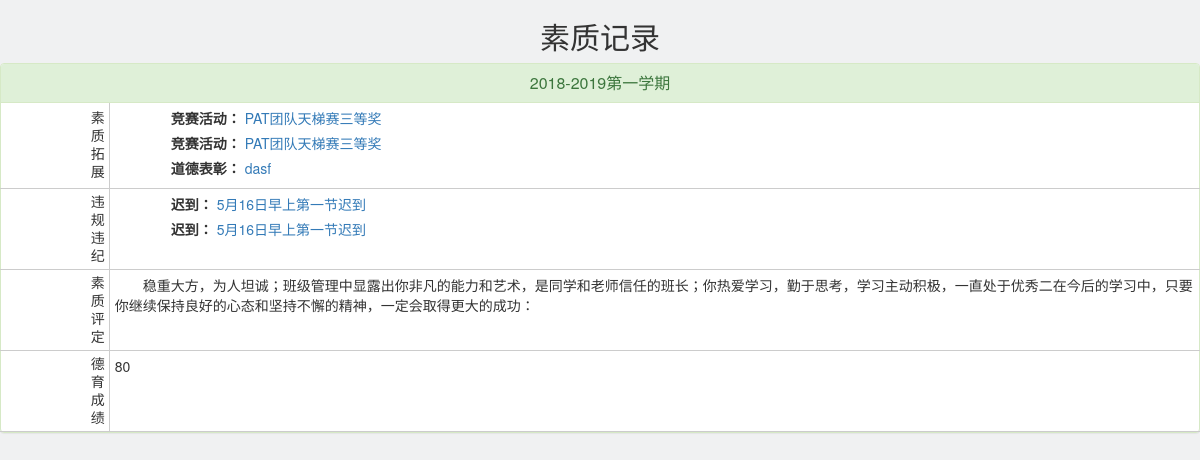
Page /quality/ on the committed database.
### quality/models.py (models this page shows, shortened)
class Term(models.Model):
    name = models.CharField(u'学期', max_length=50)
    class Meta:
        verbose_name = '学期'
        verbose_name_plural = '学期'

class PraiseRecord(models.Model):
    standard_choice = (
        ('1', '国家级'),
        ('2', '省级'),
        ('3', '校级'),
        ('4', '学院级')
    )
    term = models.ForeignKey(Term, on_delete=models.SET_NULL, verbose_name=u'当前学期', null=True)
    student = models.ForeignKey(Student, on_delete=models.CASCADE, verbose_name='学生')
    praise_type = models.ForeignKey(Praise, on_delete=models.SET_NULL, verbose_name=u'类型', null=True)
    standard = models.CharField(u'级别', max_length=2, blank=True, default='', choices=standard_choice)
    text = models.CharField(u'说明', max_length=100, default='')
    description = models.CharField(u'补充说明', max_length=1000, blank=True)
    image = models.ImageField(u'图片', upload_to='praise', blank=True)
    praise_time = models.DateField(u'时间', blank=True, auto_now=True)
    class Meta:
        verbose_name = '素质拓展记录'
        verbose_name_plural = '素质拓展记录'

class Praise(models.Model):
    name = models.CharField(u'素质拓展类型', max_length=100)
    def __str__(self):
        return self.name
    class Meta:
        verbose_name = '素质拓展类型'
        verbose_name_plural = '素质拓展类型'

class PublishmentRecord(models.Model):
    term = models.ForeignKey(Term, on_delete=models.SET_NULL, verbose_name=u'当前学期', null=True)
    student = models.ForeignKey(Student, on_delete=models.CASCADE, verbose_name='学生')
    publish_type = models.ForeignKey(Publishment, on_delete=models.SET_NULL, verbose_name=u'类型', null=True)
    text = models.CharField(u'说明', max_length=100, default='')
    description = models.CharField(u'补充说明', max_length=1000, blank=True)
    image = models.ImageField(u'图片', upload_to='media/publish', blank=True)
    publish_time = models.DateField(u'时间', blank=True, auto_now=True)
    class Meta:
        verbose_name = '违规违纪记录'
        verbose_name_plural = '违规违纪记录'

class Publishment(models.Model):
    name = models.CharField(u'违规违纪类型', max_length=100)
    def __str__(self):
        return self.name
    class Meta:
        verbose_name = '违规违纪类型'
        verbose_name_plural = '违规违纪类型'

class Remark(models.Model):
    term = models.ForeignKey(Term, on_delete=models.SET_NULL, verbose_name=u'当前学期', null=True)
    student = models.ForeignKey(Student, on_delete=models.CASCADE, verbose_name='学生')
    text = models.TextField(u'评定内容', default='空')
    class Meta:
        verbose_name = '素质评定'
        verbose_name_plural = '素质评定'

### quality/views.py (the view, shortened to what this page needs)
# urls.py: url(r'^quality/$', Quality.as_view(), name='quality'),    # 素质记录
class Quality(View):
    def get(self, request):
        terms =  Term.objects.all().order_by('-id')
        for term in terms:
            term.praises = PraiseRecord.objects.filter(term=term)
            term.publishes = PublishmentRecord.objects.filter(term=term)
            term.remark = Remark.objects.filter(term=term)[0].text.split('\n')
        res = {'terms': terms}
        return render(request, 'quality/quality.html', res)

### templates/quality/quality.html (shortened to what this page needs)
<!DOCTYPE html>
<html lang="en">
<head>
	<link rel="stylesheet" href="https://cdn.bootcss.com/bootstrap/3.3.7/css/bootstrap.min.css">
</head>
<body>
	<h2 class="text-center">素质记录</h2>
    {% for term in terms %}
	<div class="panel panel-success">
        <div class="panel-heading">
            <h3 class="panel-title text-center">{{ term.name }}</h3>
        </div>
        <div class="panel-body" id="praise">
        	<div class="sub-panel row">
        		<div class="sub-panel-title">素 质 拓 展</div>
        		<div class="sub-panel-content">
                    {% for praise in term.praises %}
                        <p>
                        	<label>{{ praise.praise_type }}：</label>
                        	<a class="praise-item" id="{{ praise.id }}"> {{ praise.text }} </a>
                        </p>
                    {% endfor %}
        		</div>
        	</div>
        	<div class="sub-panel row">
        		<div class="sub-panel-title">违 规 违 纪</div>
        		<div class="sub-panel-content">
                    {% for publish in term.publishes %}
                        <p>
                        	<label>{{ publish.publish_type }}：</label>
                        	<a class="publish-item" id="{{ publish.id }}"> {{ publish.text }} </a>
                        </p>
                    {% endfor %}
                </div>
        	</div>
        	<div class="sub-panel row">
        		<div class="sub-panel-title">素 质 评 定</div>
        		<div class="sub-panel-content">
                    {% for line in term.remark %}
                        <p>{{ line }}</p>
                    {% endfor %}
                </div>
        	</div>
        	<div class="sub-panel row">
        		<div class="sub-panel-title">德 育 成 绩</div>
        		<div class="sub-panel-content">80</div>
        	</div>
        </div>
    </div>
    {% endfor %}
</body>
</html>

### templates/quality/quality.html (style rules this page uses)
body { background: #f0f1f2; }
.panel-body { padding: 0; }
.sub-panel { border-bottom: 1px solid #ccc; display: flex; }
.sub-panel .sub-panel-title { padding: 1px; width: 10%; writing-mode: vertical-rl; text-align: center; }
.sub-panel .sub-panel-content { width: 90%; border-left: 1px solid #ccc; min-height: 80px; padding: 5px 1.5em 5px 5px; }
.sub-panel p { text-indent: 2em; margin-bottom: 0; }

### rows in the picture
Term: name "2018-2019第一学期"
PraiseRecord: praise_type "竞赛活动", text "PAT团队天梯赛三等奖"
PraiseRecord: praise_type "竞赛活动", text "PAT团队天梯赛三等奖"
PraiseRecord: praise_type "道德表彰", text "dasf"
PublishmentRecord: publish_type "迟到", text "5月16日早上第一节迟到"
PublishmentRecord: publish_type "迟到", text "5月16日早上第一节迟到"
Remark: remark "稳重大方，为人坦诚；班级管理中显露出你非凡的能力和艺术，是同学和老师信任的班长；你热爱学习，勤于思考，学习主动积极，一直处于优秀二在今后的学习中，只要你继续保持良好的心态和坚持不懈的精神，一定会取得更大的成功："
